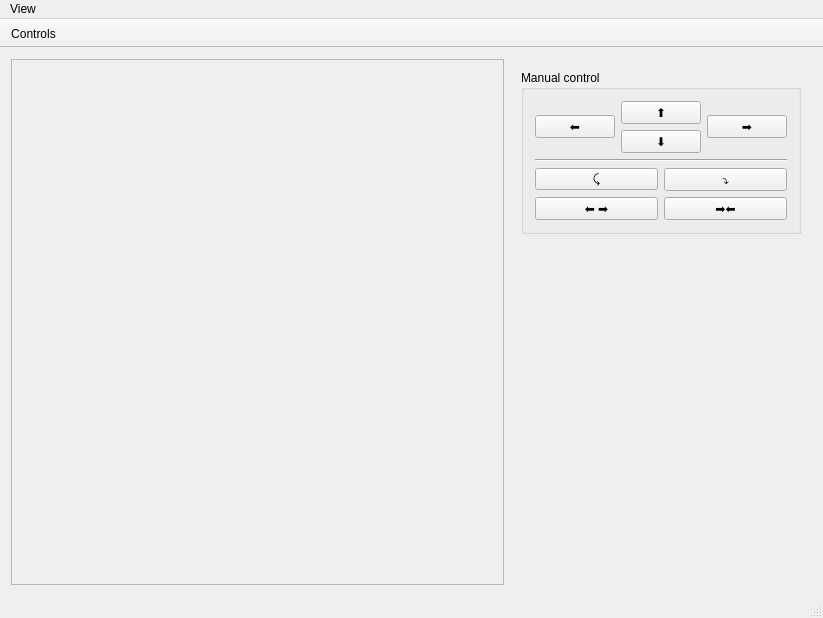
<?xml version="1.0" encoding="UTF-8"?>
<ui version="4.0">
 <class>MainWindow</class>
 <widget class="QMainWindow" name="MainWindow">
  <property name="geometry">
   <rect>
    <x>0</x>
    <y>0</y>
    <width>823</width>
    <height>618</height>
   </rect>
  </property>
  <property name="windowTitle">
   <string>Gripper Simulator</string>
  </property>
  <property name="unifiedTitleAndToolBarOnMac">
   <bool>true</bool>
  </property>
  <widget class="QWidget" name="centralWidget">
   <layout class="QHBoxLayout" name="horizontalLayout">
    <item>
     <widget class="QFrame" name="frame">
      <property name="sizePolicy">
       <sizepolicy hsizetype="MinimumExpanding" vsizetype="Preferred">
        <horstretch>0</horstretch>
        <verstretch>0</verstretch>
       </sizepolicy>
      </property>
      <property name="minimumSize">
       <size>
        <width>200</width>
        <height>200</height>
       </size>
      </property>
      <property name="autoFillBackground">
       <bool>false</bool>
      </property>
      <property name="frameShape">
       <enum>QFrame::StyledPanel</enum>
      </property>
      <property name="frameShadow">
       <enum>QFrame::Sunken</enum>
      </property>
      <layout class="QGridLayout" name="gridLayout_3">
       <item row="0" column="0">
        <widget class="SimulationDisplayWidget" name="simulationDisplay" native="true"/>
       </item>
      </layout>
     </widget>
    </item>
    <item>
     <widget class="QWidget" name="rightPane" native="true">
      <layout class="QVBoxLayout" name="verticalLayout">
       <item>
        <widget class="QGroupBox" name="groupBox">
         <property name="title">
          <string>Manual control</string>
         </property>
         <layout class="QGridLayout" name="gridLayout_2">
          <item row="0" column="1">
           <widget class="QPushButton" name="upButton">
            <property name="text">
             <string>⬆︎</string>
            </property>
           </widget>
          </item>
          <item row="0" column="2" rowspan="2">
           <widget class="QPushButton" name="rightButton">
            <property name="text">
             <string>➡︎</string>
            </property>
           </widget>
          </item>
          <item row="2" column="0" colspan="3">
           <widget class="Line" name="line">
            <property name="orientation">
             <enum>Qt::Horizontal</enum>
            </property>
           </widget>
          </item>
          <item row="1" column="1">
           <widget class="QPushButton" name="downButton">
            <property name="text">
             <string>⬇︎</string>
            </property>
           </widget>
          </item>
          <item row="3" column="0" colspan="3">
           <layout class="QGridLayout" name="gridLayout">
            <item row="3" column="1">
             <widget class="QPushButton" name="openButton">
              <property name="text">
               <string>⬅︎ ➡︎</string>
              </property>
             </widget>
            </item>
            <item row="3" column="2">
             <widget class="QPushButton" name="closeButton">
              <property name="text">
               <string>➡︎⬅︎</string>
              </property>
             </widget>
            </item>
            <item row="2" column="2">
             <widget class="QPushButton" name="rotateRightButton">
              <property name="text">
               <string>⤵︎</string>
              </property>
             </widget>
            </item>
            <item row="2" column="1">
             <widget class="QPushButton" name="rotateLeftButton">
              <property name="text">
               <string>⤹</string>
              </property>
             </widget>
            </item>
           </layout>
          </item>
          <item row="0" column="0" rowspan="2">
           <widget class="QPushButton" name="leftButton">
            <property name="text">
             <string>⬅︎</string>
            </property>
           </widget>
          </item>
         </layout>
        </widget>
       </item>
       <item>
        <spacer name="verticalSpacer">
         <property name="orientation">
          <enum>Qt::Vertical</enum>
         </property>
         <property name="sizeHint" stdset="0">
          <size>
           <width>20</width>
           <height>315</height>
          </size>
         </property>
        </spacer>
       </item>
      </layout>
     </widget>
    </item>
   </layout>
  </widget>
  <widget class="QMenuBar" name="menuBar">
   <property name="geometry">
    <rect>
     <x>0</x>
     <y>0</y>
     <width>823</width>
     <height>22</height>
    </rect>
   </property>
   <widget class="QMenu" name="menuView">
    <property name="title">
     <string>View</string>
    </property>
    <addaction name="actionControls"/>
   </widget>
   <addaction name="menuView"/>
  </widget>
  <widget class="QToolBar" name="mainToolBar">
   <property name="movable">
    <bool>false</bool>
   </property>
   <property name="floatable">
    <bool>false</bool>
   </property>
   <attribute name="toolBarArea">
    <enum>TopToolBarArea</enum>
   </attribute>
   <attribute name="toolBarBreak">
    <bool>false</bool>
   </attribute>
   <addaction name="actionControls"/>
  </widget>
  <widget class="QStatusBar" name="statusBar"/>
  <action name="actionControls">
   <property name="checkable">
    <bool>true</bool>
   </property>
   <property name="text">
    <string>Controls</string>
   </property>
   <property name="toolTip">
    <string>Toggles the visibility of the manual controls</string>
   </property>
  </action>
 </widget>
 <layoutdefault spacing="6" margin="11"/>
 <customwidgets>
  <customwidget>
   <class>SimulationDisplayWidget</class>
   <extends>QWidget</extends>
   <header>Graphics/simulationdisplaywidget.h</header>
   <container>1</container>
  </customwidget>
 </customwidgets>
 <resources/>
 <connections>
  <connection>
   <sender>actionControls</sender>
   <signal>toggled(bool)</signal>
   <receiver>rightPane</receiver>
   <slot>setVisible(bool)</slot>
   <hints>
    <hint type="sourcelabel">
     <x>-1</x>
     <y>-1</y>
    </hint>
    <hint type="destinationlabel">
     <x>705</x>
     <y>321</y>
    </hint>
   </hints>
  </connection>
 </connections>
</ui>
